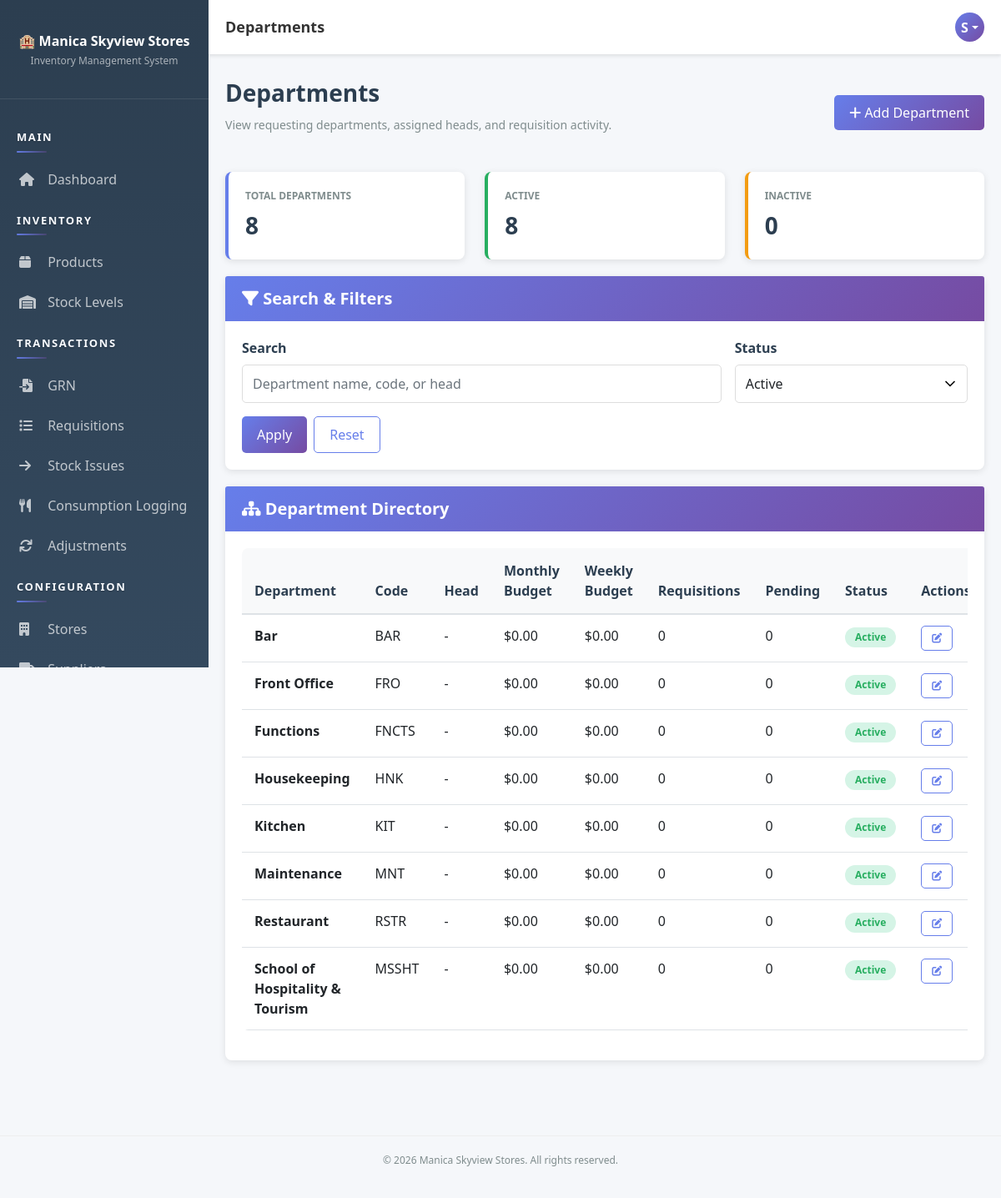
Screenshot of /pages/departments/index.php (signed in) with the database file from the repository.
### tables this page shows
CREATE TABLE `users` (
  `user_id` int(11) NOT NULL AUTO_INCREMENT,
  `username` varchar(50) NOT NULL,
  `email` varchar(100) NOT NULL,
  `password` varchar(255) NOT NULL,
  `full_name` varchar(100) NOT NULL,
  `role_id` int(11) NOT NULL,
  `status` enum('active','inactive') DEFAULT 'active',
  `created_at` timestamp NOT NULL DEFAULT current_timestamp(),
  `updated_at` timestamp NOT NULL DEFAULT current_timestamp() ON UPDATE current_timestamp(),
  PRIMARY KEY (`user_id`),
  UNIQUE KEY `username` (`username`),
  UNIQUE KEY `email` (`email`),
  KEY `role_id` (`role_id`),
  CONSTRAINT `users_ibfk_1` FOREIGN KEY (`role_id`) REFERENCES `roles` (`role_id`)
);

CREATE TABLE `departments` (
  `dept_id` int(11) NOT NULL AUTO_INCREMENT,
  `dept_name` varchar(100) NOT NULL,
  `dept_code` varchar(20) NOT NULL,
  `head_user_id` int(11) DEFAULT NULL,
  `status` enum('active','inactive') DEFAULT 'active',
  `monthly_budget` decimal(12,2) NOT NULL DEFAULT 0.00,
  `weekly_budget` decimal(12,2) NOT NULL DEFAULT 0.00,
  `created_at` timestamp NOT NULL DEFAULT current_timestamp(),
  PRIMARY KEY (`dept_id`),
  UNIQUE KEY `dept_code` (`dept_code`),
  KEY `head_user_id` (`head_user_id`),
  CONSTRAINT `departments_ibfk_1` FOREIGN KEY (`head_user_id`) REFERENCES `users` (`user_id`)
);

### app/bootstrap.php (called while the page is built, shortened)
<?php
function autoload($class) {
    $paths = [
        __DIR__ . '/helpers/' . $class . '.php',
        __DIR__ . '/models/' . $class . '.php',
        __DIR__ . '/controllers/' . $class . '.php'
    ];
    foreach ($paths as $path) {
        if (file_exists($path)) {
            return;
        }
    }
}
function isAuthenticated() {
    $auth = new Auth();
    return $auth->isLoggedIn() && $auth->checkSessionTimeout();
}
function getCurrentUser() {
    if (isAuthenticated()) {
        $db = Database::getInstance()->getConnection();
        $userId = $_SESSION['user_id'];
        $sql = "SELECT u.*, r.role_name FROM users u
                JOIN roles r ON u.role_id = r.role_id
                WHERE u.user_id = ?";
        $stmt = $db->prepare($sql);
        $stmt->bind_param('i', $userId);
        $stmt->execute();
        return $stmt->get_result()->fetch_assoc();
    }
    return null;
}
function getDefaultRolePermissions() {
    return [
        'Admin' => ['*'],
        'Storekeeper' => [
            'dashboard.view', 'products.*', 'stores.view', 'stores.create', 'stores.edit', 'departments.view', 'departments.create', 'departments.edit', 'categories.view', 'categories.create', 'categories.edit', 'suppliers.*', 'stock.view',
            'grn.*', 'requisition.view', 'requisition.create',
            'stock-issues.*', 'adjustments.view', 'adjustments.create', 'reports.view'
        ],
        'Manager' => [
            'dashboard.view', 'stores.view', 'stores.create', 'stores.edit', 'departments.view', 'departments.create', 'departments.edit', 'categories.view', 'categories.create', 'categories.edit', 'stock.view', 'grn.view', 'grn.verify',
            'requisition.view', 'requisition.approve', 'requisition.reject',
            'stock-issues.view', 'stock-issues.create', 'adjustments.view', 'adjustments.create', 'adjustments.approve', 'reports.view', 'audit.view', 'settings.view'
        ],
        'Accounts' => ['dashboard.view', 'stores.view', 'departments.view', 'categories.view', 'stock.view', 'adjustments.view', 'reports.view'],
        'Kitchen' => ['dashboard.view', 'stock.view', 'requisition.view', 'requisition.create'],
        'Bar' => ['dashboard.view', 'stock.view', 'requisition.view', 'requisition.create'],
        'Housekeeping' => ['dashboard.view', 'stock.view', 'requisition.view', 'requisition.create'],
        'Maintenance' => ['dashboard.view', 'stock.view', 'requisition.view', 'requisition.create']
    ];
}
function getRolePermissionOverrides() {
    $overrides = [];
    try {
        $db = Database::getInstance()->getConnection();
        $result = $db->query("SELECT role_name, permission, is_allowed FROM role_permission_overrides");
    } catch (Throwable $e) {
        if (APP_DEBUG) {
            error_log('Permission override read warning: ' . $e->getMessage());
        }
    }
    return $overrides;
}
function getRolePermissions() {
    $defaults = getDefaultRolePermissions();
    $overrides = getRolePermissionOverrides();
    foreach ($defaults as $role => $permissions) {
        $allow = $overrides[$role]['allow'] ?? [];
        $effective = array_values(array_unique(array_merge($permissions, $allow)));
        $defaults[$role] = $effective;
    }
    return $defaults;
}
function can($permission) {
    $user = getCurrentUser();
    $role = $user['role_name'] ?? '';
    $overrides = getRolePermissionOverrides();
    $denied = $overrides[$role]['deny'] ?? [];
    $parts = explode('.', $permission, 2);
    if (count($parts) === 2) {
        $moduleWildcard = $parts[0] . '.*';
    }
    $matrix = getRolePermissions();
    $granted = $matrix[$role] ?? [];
    if (in_array('*', $granted, true)) {
        return true;
    }
    return false;
}

### app/helpers/Database.php (called while the page is built, shortened)
<?php
class Database {
    private static $instance = null;
    private $connection = null;
    private function __construct() {
        try {
            $this->connection = new mysqli(DB_HOST, DB_USER, DB_PASS, DB_NAME);
            $this->connection->set_charset('utf8mb4');
        } catch (Exception $e) {
            die('Error: ' . $e->getMessage());
        }
    }
    public static function getInstance() {
        if (self::$instance === null) {
            self::$instance = new Database();
        }
        return self::$instance;
    }
    public function getConnection() {
        return $this->connection;
    }
}

### app/helpers/Auth.php (called while the page is built, shortened)
<?php
class Auth {
    public function __construct() {
        $this->db = Database::getInstance()->getConnection();
    }
    private function ensurePasswordResetTable() {
        $sql = "CREATE TABLE IF NOT EXISTS password_reset_tokens (
            token_id INT PRIMARY KEY AUTO_INCREMENT,
            user_id INT NOT NULL,
            token_hash VARCHAR(64) NOT NULL,
            expires_at DATETIME NOT NULL,
            used_at DATETIME NULL,
            created_at TIMESTAMP DEFAULT CURRENT_TIMESTAMP,
            FOREIGN KEY (user_id) REFERENCES users(user_id) ON DELETE CASCADE,
            INDEX idx_reset_token_hash (token_hash),
            INDEX idx_reset_token_user (user_id),
            INDEX idx_reset_token_expires (expires_at)
        )";
    }
    public function isLoggedIn() {
        return isset($_SESSION['user_id']);
    }
    public function checkSessionTimeout() {
        return true;
    }
}

### app/controllers/Controller.php (called while the page is built, shortened)
<?php
class Controller {
    protected $db;
    public function __construct() {
        $this->db = Database::getInstance()->getConnection();
        $this->loadCurrentUser();
    }
    protected function loadCurrentUser() {
        if (isset($_SESSION['user_id'])) {
            $sql = "SELECT u.*, r.role_name FROM users u
                    JOIN roles r ON u.role_id = r.role_id
                    WHERE u.user_id = ?";
            $stmt = $this->db->prepare($sql);
            $stmt->bind_param('i', $_SESSION['user_id']);
            $stmt->execute();
            $this->currentUser = $stmt->get_result()->fetch_assoc();
        }
    }
}

### app/controllers/DepartmentController.php (called while the page is built, shortened)
<?php
class DepartmentController extends Controller {
    public function __construct() {
        parent::__construct();
    }
    public function getDepartments($filters = []) {
        $sql = "
            SELECT
                d.dept_id,
                d.dept_name,
                d.dept_code,
                d.status,
                d.monthly_budget,
                d.weekly_budget,
                d.created_at,
                u.full_name AS head_name,
                COUNT(DISTINCT r.requisition_id) AS requisitions_count,
                COALESCE(SUM(CASE WHEN r.status = 'pending' THEN 1 ELSE 0 END), 0) AS pending_requisitions
            FROM departments d
            LEFT JOIN users u ON d.head_user_id = u.user_id
            LEFT JOIN requisitions r ON d.dept_id = r.department_id
            WHERE 1 = 1
        ";
        $types = '';
        $params = [];
        $status = $filters['status'] ?? 'active';
        if (in_array($status, ['active', 'inactive'], true)) {
            $sql .= " AND d.status = ?";
            $types .= 's';
            $params[] = $status;
        }
        $sql .= " GROUP BY d.dept_id ORDER BY d.dept_name ASC";
        if ($types !== '') {
            $stmt = $this->db->prepare($sql);
            $stmt->bind_param($types, ...$params);
            $stmt->execute();
            return $stmt->get_result()->fetch_all(MYSQLI_ASSOC);
        }
        return $this->db->query($sql)->fetch_all(MYSQLI_ASSOC);
    }
    public function getStats() {
        $stats = [
            'active' => 0,
            'inactive' => 0,
            'total' => 0
        ];
        $result = $this->db->query("SELECT status, COUNT(*) AS c FROM departments GROUP BY status");
        while ($row = $result->fetch_assoc()) {
            if ($row['status'] === 'active') {
                $stats['active'] = (int)$row['c'];
            }
            $stats['total'] += (int)$row['c'];
        }
        return $stats;
    }
}

### pages/departments/index.php (the view, shortened to what this page needs)
<?php
require_once __DIR__ . '/../../app/bootstrap.php';
$filters = [
    'q' => trim($_GET['q'] ?? ''),
    'status' => $_GET['status'] ?? 'active'
];
$controller = new DepartmentController();
$departments = $controller->getDepartments($filters);
$stats = $controller->getStats();
$pageTitle = 'Departments';
include __DIR__ . '/../../app/views/layout-header.php';
?>
<div class="page-header d-flex justify-content-between align-items-center">
    <div>
        <h1>Departments</h1>
        <p>View requesting departments, assigned heads, and requisition activity.</p>
    </div>
    <?php if (can('departments.create')): ?>
        <a href="<?php echo SITE_URL; ?>pages/departments/create.php" class="btn btn-primary">
            <i class="fas fa-plus"></i> Add Department
        </a>
    <?php endif; ?>
</div>
<div class="row">
    <div class="col-md-4">
        <div class="stat-card">
            <div class="stat-label">Total Departments</div>
            <div class="stat-value"><?php echo (int)$stats['total']; ?></div>
        </div>
    </div>
    <div class="col-md-4">
        <div class="stat-card success">
            <div class="stat-label">Active</div>
            <div class="stat-value"><?php echo (int)$stats['active']; ?></div>
        </div>
    </div>
    <div class="col-md-4">
        <div class="stat-card warning">
            <div class="stat-label">Inactive</div>
            <div class="stat-value"><?php echo (int)$stats['inactive']; ?></div>
        </div>
    </div>
</div>
<div class="card">
    <div class="card-header"><h5><i class="fas fa-filter"></i> Search & Filters</h5></div>
    <div class="card-body">
        <form method="GET" class="row g-3">
            <div class="col-md-8">
                <label class="form-label">Search</label>
                <input type="text" name="q" class="form-control" placeholder="Department name, code, or head" value="<?php echo htmlspecialchars($filters['q']); ?>">
            </div>
            <div class="col-md-4">
                <label class="form-label">Status</label>
                <select name="status" class="form-control">
                    <option value="active" <?php echo $filters['status'] === 'active' ? 'selected' : ''; ?>>Active</option>
                </select>
            </div>
            <div class="col-12 d-flex gap-2">
                <button class="btn btn-primary" type="submit">Apply</button>
                <a class="btn btn-outline-primary" href="<?php echo SITE_URL; ?>pages/departments/index.php">Reset</a>
            </div>
        </form>
    </div>
</div>
<div class="card">
    <div class="card-header"><h5><i class="fas fa-sitemap"></i> Department Directory</h5></div>
    <div class="card-body">
        <?php if (!empty($departments)): ?>
            <div class="table-responsive">
                <table class="table table-sm">
                    <thead>
                        <tr>
                            <th>Department</th>
                            <th>Code</th>
                            <th>Head</th>
                            <th>Monthly Budget</th>
                            <th>Weekly Budget</th>
                            <th>Requisitions</th>
                            <th>Pending</th>
                            <th>Status</th>
                            <th>Actions</th>
                        </tr>
                    </thead>
                    <tbody>
                        <?php foreach ($departments as $department): ?>
                            <tr>
                                <td><strong><?php echo htmlspecialchars($department['dept_name']); ?></strong></td>
                                <td><?php echo htmlspecialchars($department['dept_code']); ?></td>
                                <td><?php echo htmlspecialchars($department['head_name'] ?: '-'); ?></td>
                                <td>$<?php echo number_format((float)($department['monthly_budget'] ?? 0), 2); ?></td>
                                <td>$<?php echo number_format((float)($department['weekly_budget'] ?? 0), 2); ?></td>
                                <td><?php echo (int)$department['requisitions_count']; ?></td>
                                <td><?php echo (int)$department['pending_requisitions']; ?></td>
                                <td>
                                    <span class="badge badge-<?php echo $department['status'] === 'active' ? 'success' : 'warning'; ?>">
                                        <?php echo htmlspecialchars(ucfirst($department['status'])); ?>
                                    </span>
                                </td>
                                <td>
                                    <?php if (can('departments.edit')): ?>
                                        <a class="btn btn-sm btn-outline-primary" href="<?php echo SITE_URL; ?>pages/departments/edit.php?id=<?php echo (int)$department['dept_id']; ?>">
                                            <i class="fas fa-edit"></i>
                                        </a>
                                    <?php else: ?>
                                        <span class="text-muted">-</span>
                                    <?php endif; ?>
                                </td>
                            </tr>
                        <?php endforeach; ?>
                    </tbody>
                </table>
            </div>
        <?php else: ?>
            <div class="alert alert-info mb-0">No departments found for the selected filters.</div>
        <?php endif; ?>
    </div>
</div>
<?php include __DIR__ . '/../../app/views/layout-footer.php'; ?>

### app/views/layout-header.php (shortened to what this page needs)
<!DOCTYPE html>
<html lang="en">
<head>
    <link href="https://cdn.jsdelivr.net/npm/bootstrap@5.1.3/dist/css/bootstrap.min.css" rel="stylesheet">
    <link rel="stylesheet" href="https://cdnjs.cloudflare.com/ajax/libs/font-awesome/6.0.0/css/all.min.css">
    <link href="<?php echo SITE_URL; ?>public/css/style.css" rel="stylesheet">
</head>
<body>
    <div class="sidebar">
        <div class="brand">
            <h4>🏨 Manica Skyview Stores</h4>
            <p>Inventory Management System</p>
        </div>
        <nav class="nav flex-column">
            <?php include __DIR__ . '/partials/sidebar-nav.php'; ?>
        </nav>
    </div>
            <?php include __DIR__ . '/partials/sidebar-nav.php'; ?>
    <div class="topbar">
        <div class="topbar-title desktop-title">
            <?php echo $pageTitle ?? APP_NAME; ?>
        </div>
        <div class="topbar-right">
            <div class="user-profile dropdown">
                <div class="user-avatar dropdown-toggle" role="button" data-bs-toggle="dropdown" aria-expanded="false">
                    <?php
                    $user = getCurrentUser();
                    if ($user) {
                        echo strtoupper(substr($user['full_name'], 0, 1));
                    }
                    ?>
                </div>
            </div>
        </div>
    </div>
    <div class="main-content">

### rows the page displays
users: full_name "S"
departments: dept_id "8", dept_name "School of Hospitality & Tourism", dept_code "MSSHT", head_name "-", monthly_budget "0.00", weekly_budget "0.00", requisitions_count "0", pending_requisitions "0", status "Active"
departments: dept_name "Bar", dept_code "BAR", head_name "-", monthly_budget "0.00", weekly_budget "0.00", requisitions_count "0", pending_requisitions "0", status "Active"
departments: dept_name "Front Office", dept_code "FRO", head_name "-", monthly_budget "0.00", weekly_budget "0.00", requisitions_count "0", pending_requisitions "0", status "Active"
departments: dept_name "Functions", dept_code "FNCTS", head_name "-", monthly_budget "0.00", weekly_budget "0.00", requisitions_count "0", pending_requisitions "0", status "Active"
departments: dept_name "Housekeeping", dept_code "HNK", head_name "-", monthly_budget "0.00", weekly_budget "0.00", requisitions_count "0", pending_requisitions "0", status "Active"
departments: dept_name "Kitchen", dept_code "KIT", head_name "-", monthly_budget "0.00", weekly_budget "0.00", requisitions_count "0", pending_requisitions "0", status "Active"
departments: dept_name "Maintenance", dept_code "MNT", head_name "-", monthly_budget "0.00", weekly_budget "0.00", requisitions_count "0", pending_requisitions "0", status "Active"
departments: dept_name "Restaurant", dept_code "RSTR", head_name "-", monthly_budget "0.00", weekly_budget "0.00", requisitions_count "0", pending_requisitions "0", status "Active"

### other values shown
$pageTitle "Departments"
$stats['inactive'] "0"
APP_NAME "Manica Skyview Stores"
